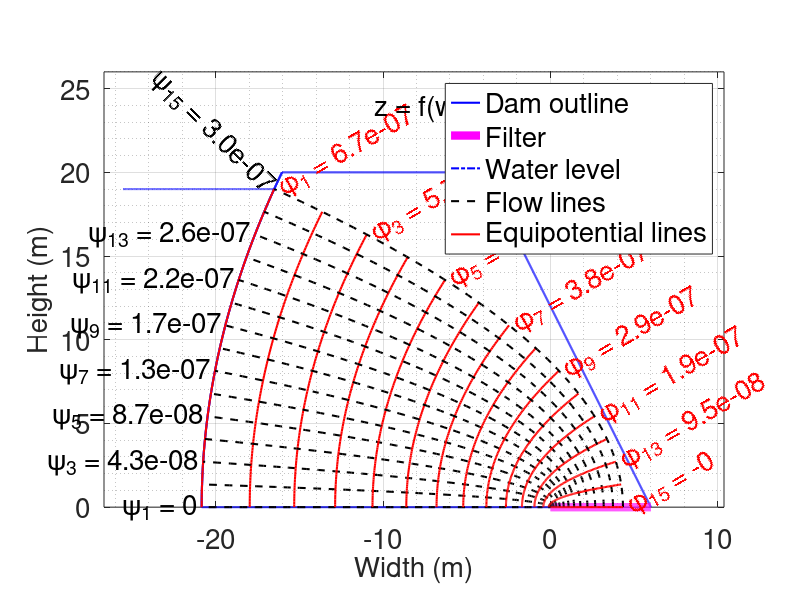

Recreate this plot in MATLAB.
%=========================================================================
% MATLAB script file to draw the flownets of a homogeneous isotropic earth   
% embankment dam using the conformal mapping technique
% For further details, go to the link below:
% https://github.com/SubhadipN/Conformal_Mapping#seepage-analysis
%=========================================================================
% Prepared by SUBHADIP NASKAR, RESEARCH SCHOLAR, IIT GUWAHATI
%=========================================================================
clear all; clc; warning('off','all')
%=========================================================================
% INPUTS::
hd = -20;           % Height of the dam (m)
hw = -19;           % Height of the water level (m)
twd = 12;           % Top width of the dam (m)
fw = 6;             % Width of the filter (m)
bd = 32;            % Bottom width of the dam (m)
k = 3.5*10^(-8);    % Coefficient of permeability (m/s)
%=========================================================================
% required for optimize scaling of the plot area
fl = 15;            % Numbers of flow lines (odd number)
yf = 1.3;           % Depth factor
xf = 1.2;           % Width factor
%=========================================================================
% DERIVED PARAMETERS::
C = [-bd+fw+0.5*(bd-twd)*hw/hd -hw]; 
xo = 0.5*(C(1)+sqrt(C(1)^2+C(2)^2)); 
q = 2*k*xo; 
C = -1/(2*k*q); 
ss = -2*hd/(bd-twd);
%=========================================================================
% PLOT OF THE MODIFIED EMBANKMENT DAM IN Z-PLANE::
p1 = [-bd+fw 0]; 
p2 = [p1(1)-hd/ss -hd]; 
p3 = [p2(1)+twd -hd]; 
p4 = [fw 0];
for i = 1:6
    if i == 1
        x1 = p1(1); 
        y1 = p1(2); 
        x2 = p2(1); 
        y2 = p2(2);
        yy = linspace(y1,y2,2000); 
        xx = 0.5*(q*yy.^2/(k*hw^2)-k*hw^2/q);
        p1(1) = min(xx); 
        p2(1) = max(xx); 
    elseif i == 2 
        x1 = p2(1); 
        y1 = p2(2); 
        x2 = p3(1); 
        y2 = p3(2);
    elseif i == 3 
        x1 = p3(1); 
        y1 = p3(2); 
        x2 = p4(1); 
        y2 = p4(2);
    elseif i == 4 
        x1 = 0; 
        y1 = 0; 
        x2 = p1(1); 
        y2 = p1(2);
    elseif i == 5 
        x1 = p4(1); 
        y1 = p4(2); 
        x2 = 0; 
        y2 = 0;
    else 
        x1 = p2(1)+hw/ss; 
        y1 = -hw; 
        y2 = -hw; 
        x2 = 0.5*(q*y2^2/(k*hw^2)-k*hw^2/q);
    end
    if i ~= 1 
        xx = linspace(x1,x2,2000); 
        m = (y2-y1)/(x2-x1); 
        yy = m.*xx-m*x1+y1; 
    end
    figure (1); 
    xlim([-bd/xf xf^3*fw]); 
    ylim([0 -yf*hd]); 
    hold on; 
    set(gca,'FontSize',20); 
    box on;
    if i <= 4
        if i == 1 
            leg1 = plot(xx,yy,'b','linewidth',1.5); 
        end
        plot(xx,yy,'b','linewidth',1.5);
    elseif i == 5 
        leg2 = plot(xx,yy,'m','linewidth',6);
    else 
        leg3 = plot(xx,yy,'b-.','linewidth',1.5);
    end
end
%=========================================================================
% FLOWNETS IN W-PLANE::
x = linspace(k*hw,0,fl); 
y = linspace(0,q,fl);
for i = 1:fl
    xx = linspace(0,k*hw,100); 
    yx = y(i)*diag(eye(100));     % '||' to x-axis
    xy = x(i)*diag(eye(100)); 
    yy = linspace(0,q,100);       % '||' to y-axis
    wx(i,1:100) = complex(xx,yx'); 
    wy(i,1:100) = complex(xy',yy); 
end
%=========================================================================
% FLOWNETS IN Z-PLANE::
zx = C*wx.^2; 
zy = C*wy.^2; 
%=========================================================================
% PLOT OF THE FLOWNETS IN Z-PLANE::
for i = 1:fl
    leg4 = plot(real(zx(i,:)),imag(zx(i,:)),'k--','linewidth',1.5);
    leg5 = plot(real(zy(i,:)),imag(zy(i,:)),'r','linewidth',1.5);
end
xlabel('Width (m)','fontsize',20); 
ylabel('Height (m)','fontsize',20)
% title('Flownets for homogeneous isotropic earth dam','fontsize',20)
legend([leg1 leg2 leg3 leg4 leg5],{'Dam outline','Filter',...
    'Water level','Flow lines','Equipotential lines'},'fontsize',20)
for i = 1:2:fl
    if i == fl 
        t1 = ['\phi_{',num2str(i),'} = ',num2str(-x(i))]; 
    else 
        t1 = ['\phi_{',num2str(i),'} = ',num2str(-x(i),'%10.1e')]; 
    end
    if i == 1 
        t2 = ['\psi_{',num2str(i),'} = ',num2str(y(i))]; 
    else 
        t2 = ['\psi_{',num2str(i),'} = ',num2str(y(i),'%10.1e')]; 
    end
    xc1 = max(real(zy(i,:))); 
    yc1 = max(imag(zy(i,:)));
    ht1 = text(xc1+0.4,yc1,t1,'HorizontalAlignment','left',...
        'Color','r','fontsize',20); 
    set(ht1,'Rotation',30); 
    xc2 = min(real(zx(i,:))); 
    yc2 = max(imag(zx(i,:)));
    ht2 = text(xc2-0.25,yc2,t2,'HorizontalAlignment','right',...
        'Color','k','fontsize',20); 
    if (i == fl) 
        set(ht2,'Rotation',-45); 
    end
end
t = ['z = f(w) = -0.25w^2/(k^2x_0)']; 
text(-10.5,24,t,'HorizontalAlignment','left','Color','k','fontsize',20);
axis equal; grid on; grid minor;
%=========================================================================
